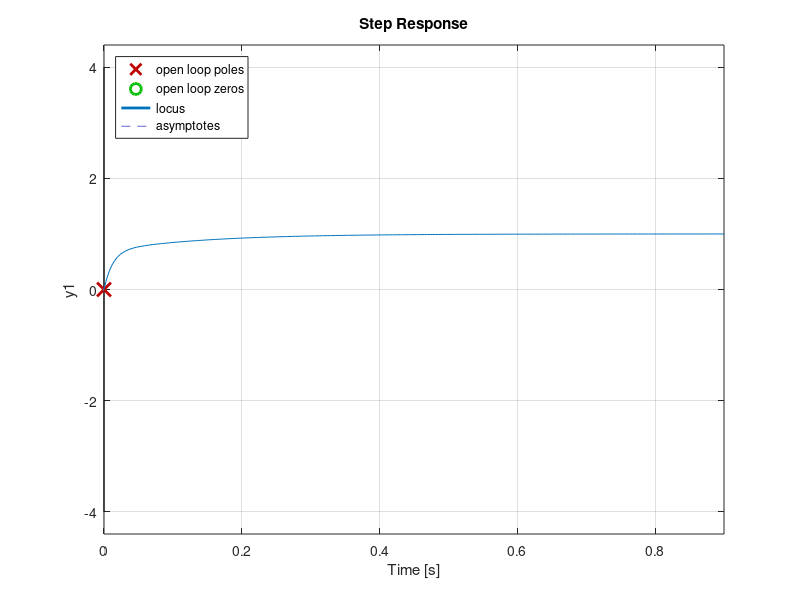

Recreate this plot in MATLAB.
close all; clear all; history -c; clc;
pkg load control;

s = tf('s');
G4 = 12*(s + 10)/(s*(s + 30));

% Inciso 1:
% Si queremos una respuesta criticamente amortiguada, se tendran dos raices
% reales negativas e iguales, por lo que buscaremos que el LdR coincida con
% el eje x, osea que graficaremos el LdR y veremos este punto:
rlocus(G4)                                          % s41 = -80

% Se verifica que podemos obtener el valor, tanto analíticamente mediante su
% formula, como graficamente mediante el uso del rlocusx()
s41 = -80;
K = 1/abs(12*(s41 + 10)/(s41*(s41 + 30)))           % k = 4.7619

rlocusx(G4)                                         % k = 4.76 aproximadamente

% Inciso 2:
% Un sobrepasamiento máximo del 4% corresponde a un cierto valor de psita el
% cual se puede calcular a continuación:
psita = sqrt((log(0.04)^2)/(pi^2 + log(0.04)^2))    % psita = 0.7156
% Se verifica donde coinciden los valores de psita con el LdR mediante el rlocus
rlocus(G4); sgrid(psita, [20 40 60 80])

s42 = 0;
K = 1/abs(12*(s42 + 10)/(s42*(s42 + 30)))            % k = 0
% Verificamos este resultado mediante el rlocusx():
rlocusx(G4)                                          % k = 0

% Inciso 3:
FdTLC4 = feedback(G4*4.7619, 1);
step(FdTLC4)
